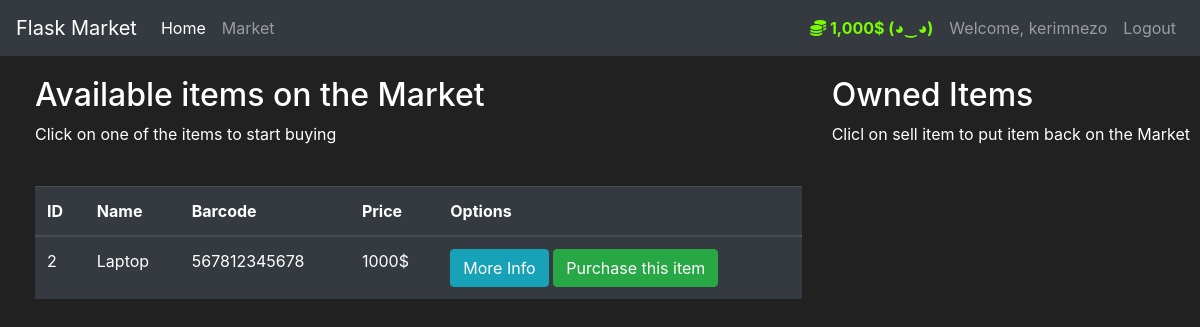
/market (signed in), run on an earlier commit of the app's database.
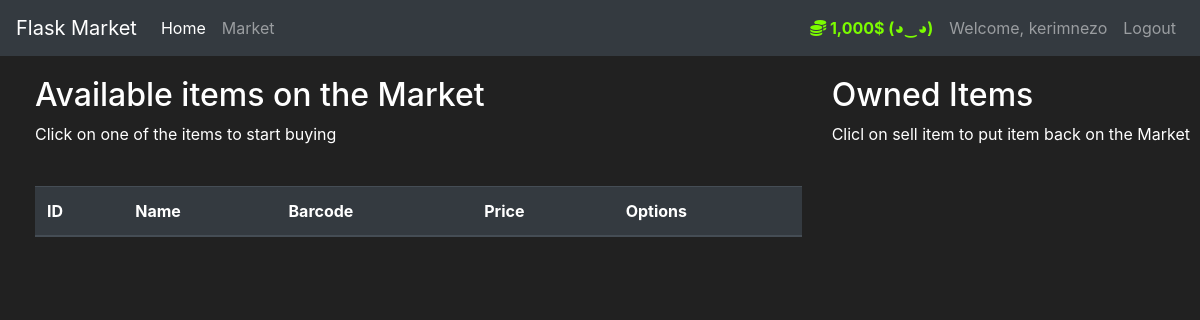
And on a later commit of the database.
### market/models.py (models this page shows, shortened)
class Item(db.Model): #buduci da je Item klasa izvedena iz klase Model, to bazi govori da je Item klasa model
    id = db.Column(db.Integer, primary_key=True) #treba pk
    name = db.Column(db.String(length=30), nullable=False, unique=True) #name je kolona u bazi, koja je tipa string
    price = db.Column(db.Integer(), nullable=False)
    barcode = db.Column(db.String(length=12), nullable=False, unique=True)#barcode je string jer se s njim nece
    description = db.Column(db.String(length=1024), nullable=False, unique=True)
    owner = db.Column(db.Integer(), db.ForeignKey('user.id')) #veze se za prvi kolonu u Useru (id)

### market/routes.py (the view, shortened to what this page needs)
@app.route("/market", methods=['GET','POST']) #ok, idemo na market
@login_required # but, ali jesi li loged-in ? rjesenjeu __init__ line12, ugl
def market_page():
    purchase_form = PurchaseItemForm() #ovdje se obavlja kupovina
    if request.method == "GET":
        items = Item.query.filter_by(owner=None) # lista sve iteme spaseni u bazi
        return render_template("market.html", items=items, purchase_form=purchase_form)

### market/models.py (called while the page is built)
@login_manager.user_loader
def load_user(user_id):
    return User.query.get(int(user_id))

    @property # ovo ce nam ljepse ispisivati novac (stavljat ce zarez iza svake trece cifre)
    def prettier_budget(self):
        if self.budget == 0:
            return f'{self.budget}$ ¯\_༼ ಥ ‿ ಥ ༽_/¯'
        elif len(str(self.budget)) >= 4:
            return f'{str(self.budget)[:-3]},{str(self.budget)[-3:]}$ (◕‿◕)'
        else:
            return f"{self.budget}$ (ﾒ﹏ﾒ)"

### market/Templates/market.html (shortened to what this page needs)
{% extends "base.html" %}
{% block content %}
    <div class="row" style="margin-top:20px; margin-left:20px">
        <div class="col-8">
            <h2>Available items on the Market</h2>
            <p>Click on one of the items to start buying</p>
            <br>
            <table class="table table-hover table-dark">
                <thead>
                    <tr>
                        <th scope="col">ID</th>
                        <th scope="col">Name</th>
                        <th scope="col">Barcode</th>
                        <th scope="col">Price</th>
                        <th scope="col">Options</th>
                    </tr>
                </thead>
                <tbody>
                    {% for item in items %}
                    <tr>
                        <td>{{ item.id }}</td>
                        <td>{{ item.name }}</td>
                        <td>{{ item.barcode }}</td>
                        <td>{{ item.price }}$</td>
                        <td>
                            <button class="btn btn-outline btn-info" data-toggle="modal" data-target="#Modal-MoreInfo-{{ item.id }}">More Info</button>
                            <button class="btn btn-outline btn-success" data-toggle="modal" data-target="#Modal-PurchaseConfirm-{{ item.id }}">Purchase this item</button>
                        </td>
                    </tr>
                    {% endfor %}
                </tbody>
            </table>
        </div>
        <div class="col-4">
            <h2>Owned Items</h2>
            <p>Clicl on sell item to put item back on the Market</p>
            <br>
        </div>
    </div>
{% endblock %}

What changed in the data, as far as the page shows it:
no longer on this page (row edited): Item: id "2", name "Laptop", barcode "567812345678", price "1000"
